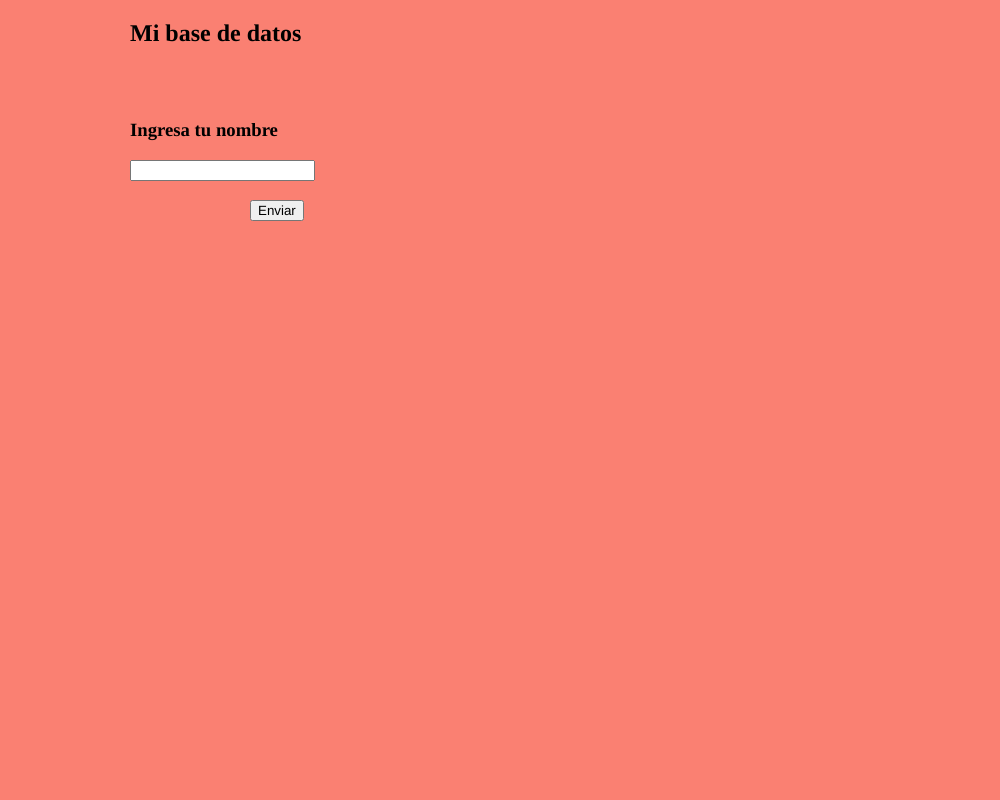
Frame 1 (no input)
Frame 60 (no input): identical to frame 1, image omitted
Frame 120 (the mouse pressed at the canvas centre since frame 60): identical to frame 1, image omitted

The p5.js sketch that drew this single still picture (run headless with seeded random() and noise() and a simulated clock; from frame 60 on, the mouse is pressed at the canvas centre):

// p5.js sketch
// ── sketch.js

function setup(){
  var canvas = createCanvas(1000,800);
  form= new Form();
  form.display();

}

function draw(){
background("salmon")

}

// ── Form.js
class Form{
    constructor(){
        this.title=createElement("h2");
        this.nombre=createElement("h3");
        this.input = createInput();
        this.button = createButton("Enviar");
    }
    display(){
        this.title.html("Mi base de datos");
        this.title.position(130,0);
        this.nombre.html("Ingresa tu nombre");
        this.nombre.position(130,100);

        this.input.position(130,160);
        this.button.position(250,200);
    }
}
